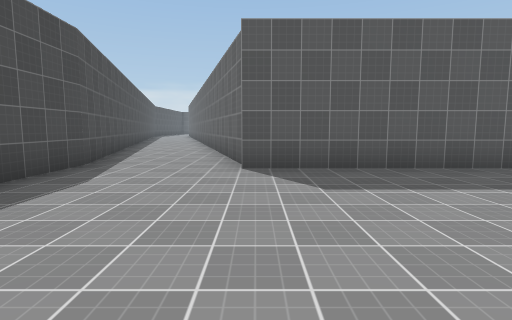
view 1 (above)

22 first-person views from a walk through a scene from a Unity 3-D project. The camera is 1.4 m above the floor, tilts 6° down and sees 80° across. The floor is counted in squares, 2 m on a side. Each view is taken from the middle of a square. On the plan, view 1 faces up. The plan holds only what a view shows up to about 10 squares ahead; the rest is blank. The place goes on beyond the plan. The player character is not drawn. Surface patterns are stand-ins for the level's own textures.

view 2
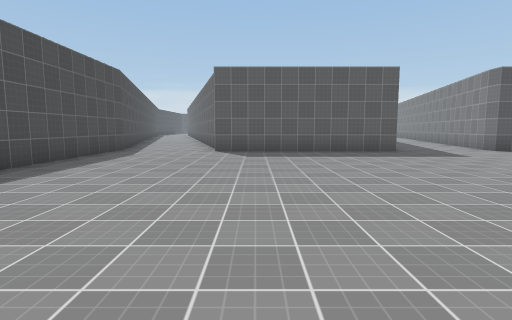

view 3
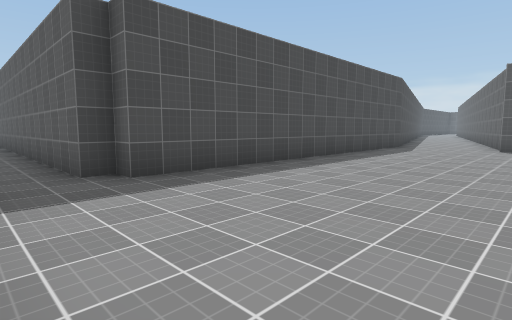

view 4
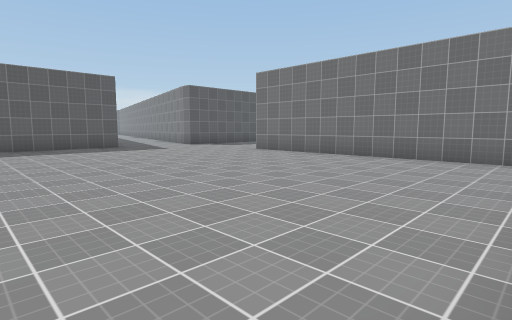

view 5
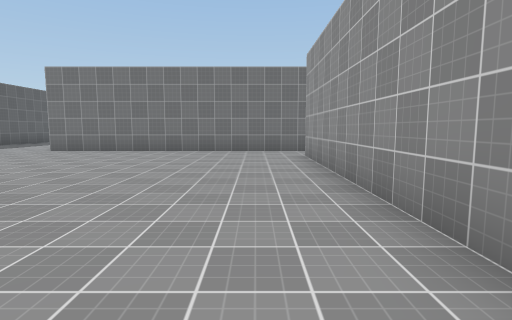

view 6
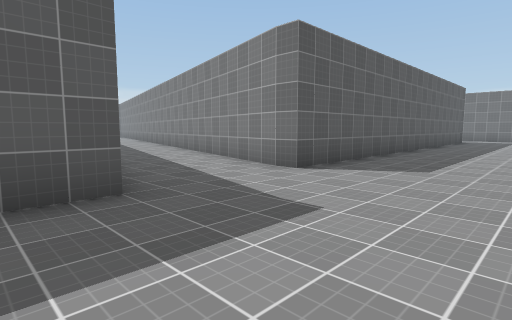

view 7
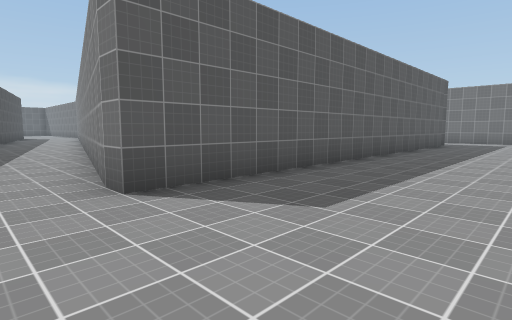

view 8
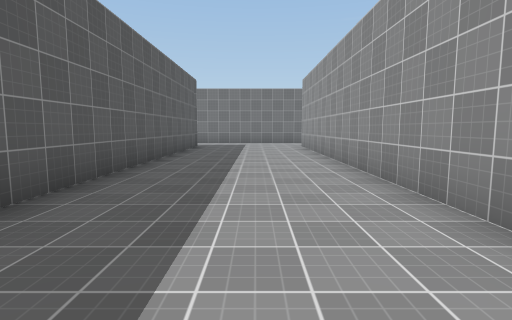

view 9
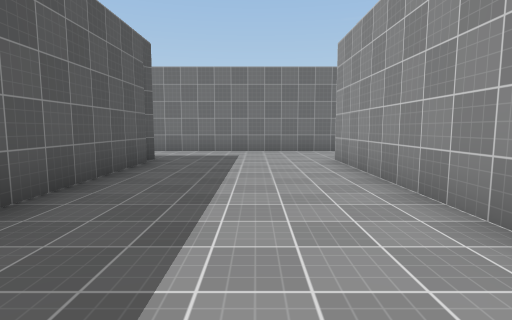

view 10
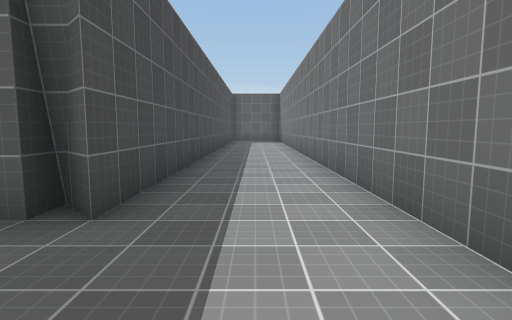

view 11
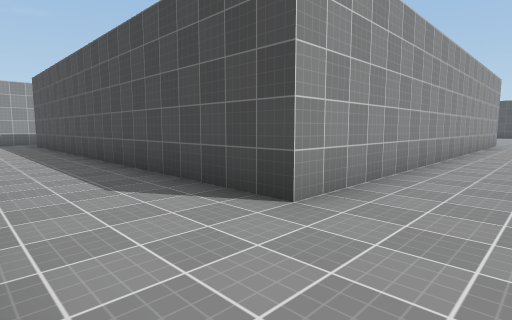

view 12
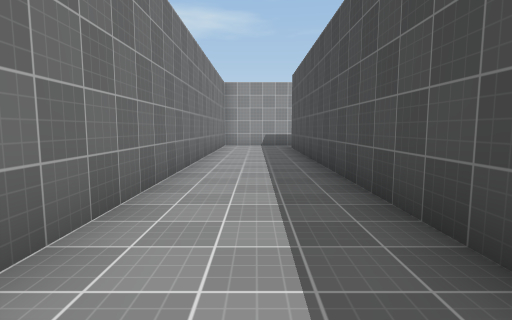

view 13
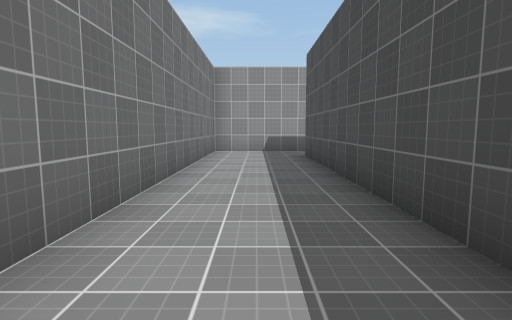

view 14
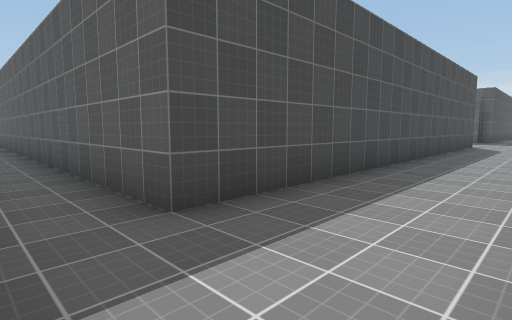

view 15
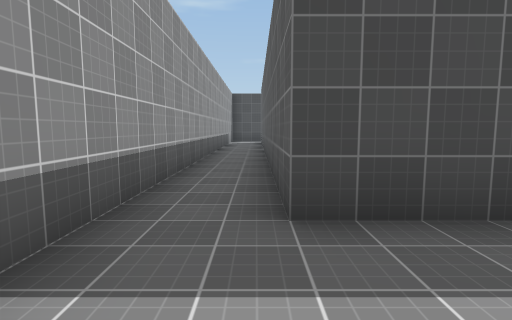

view 16
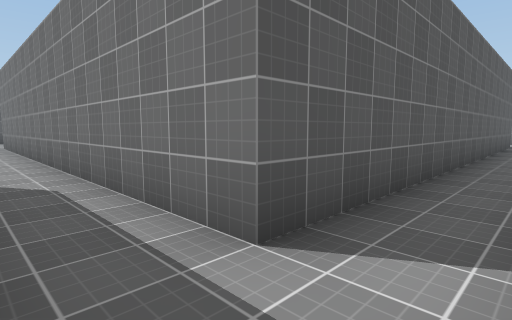

view 17
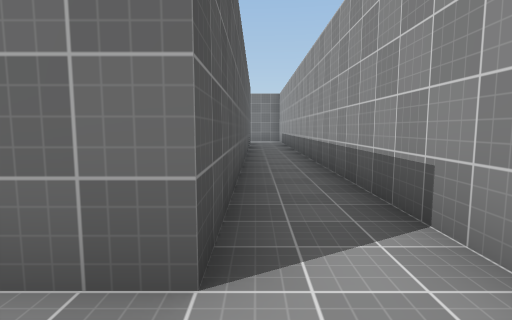

view 18
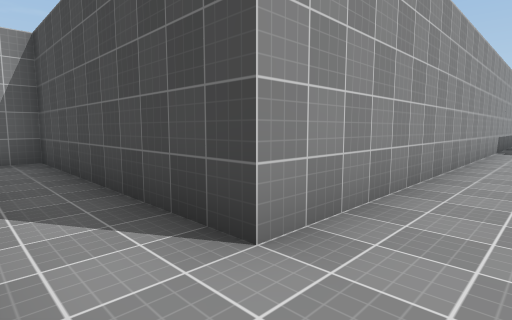

view 19
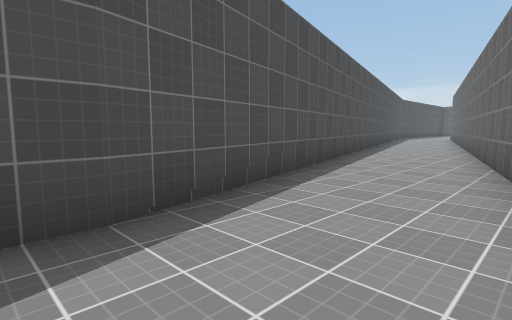

view 20
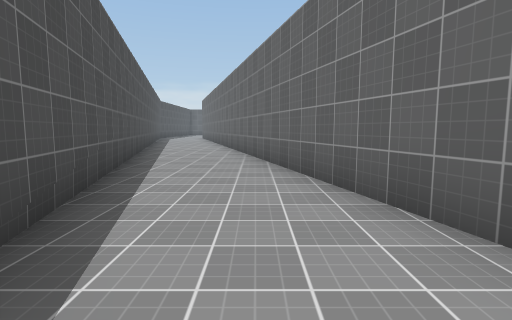

view 21
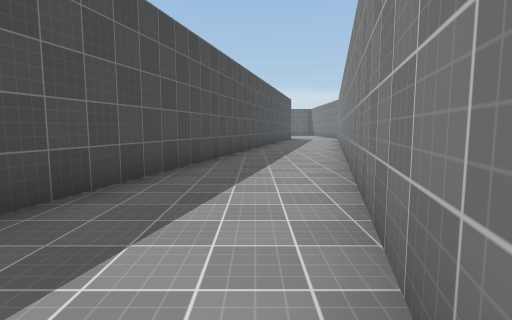

view 22
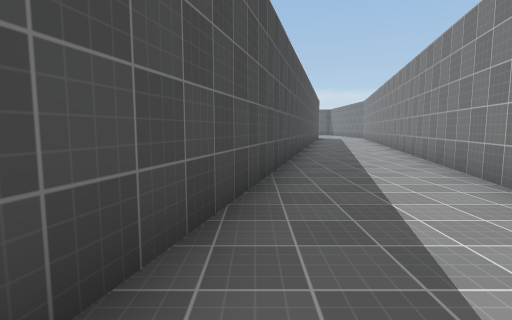

### Floor plan
Points are (right, up) in squares from view 1. A wall is a line through its corners. A room is listed if a view was taken in it or the views show most of it. See-through windows are left out.
Room 1 (views 1, 2, 3, 4, 5, 6, 7, 8, 9, 10, 11, 12, 13, 14, 15, 16, 17, 18, 19, 20, 21, 22)
walls: (10.5, 1.2) (20.7, 1.2) (20.7, -10.8) (8.3, -10.8) (8.3, 1.2); (8.2, 5.6) (10.7, 15.3); (5.4, 5.2) (-0.2, 5.2); (-0.3, 5.9) (-2.9, 15.5); (-3.2, 5.9) (-3.2, -4.2) (-3.7, -4.2) (-3.7, -4.7) (-12, -4.7); (7.7, 15.4) (5.3, 5.7); (-5, -6.3) (6.7, -6.3) (6.7, -12.2) (23.2, -12.2) (23.2, -1.4); (23.2, 0.5) (23.2, 13.1); (20.7, 13) (20.7, 5.3) (20.3, 5.7) (20.3, 5.2) (8.3, 5.2) (8.3, 5.8); (-5.6, 15) (-3.2, 5.7)

Where each view was taken, in squares from view 1:
view 1: 0 up, 0 right, facing up
view 2: 4 down, 1 right, facing up
view 3: 6 down, 1 right, facing up-left
view 4: 6 down, 1 right, facing up-right
view 5: 5 down, 1 left, facing right
view 6: 2 up, 4 right, facing up-right
view 7: 2 up, 7 right, facing up-right
view 8: 3 up, 9 right, facing right
view 9: 3 up, 14 right, facing right
view 10: 3 up, 22 right, facing up
view 11: 3 up, 23 right, facing down-left
view 12: 0 up, 22 right, facing down
view 13: 3 down, 22 right, facing down
view 14: 12 down, 23 right, facing up-left
view 15: 11 down, 23 right, facing left
view 16: 12 down, 7 right, facing up-right
view 17: 11 down, 7 right, facing right
view 18: 5 down, 8 right, facing down-left
view 19: 5 up, 1 left, facing up-left
view 20: 5 up, 2 left, facing up
view 21: 6 up, 8 right, facing up
view 22: 5 up, 6 right, facing up
